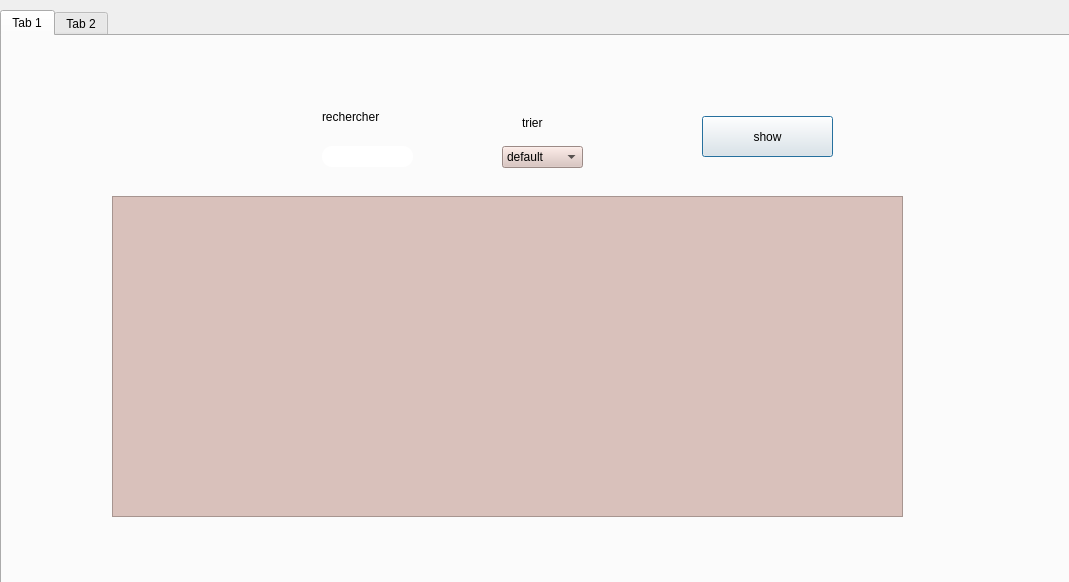
<?xml version="1.0" encoding="UTF-8"?>
<ui version="4.0">
 <class>employe</class>
 <widget class="QDialog" name="employe">
  <property name="geometry">
   <rect>
    <x>0</x>
    <y>0</y>
    <width>1069</width>
    <height>582</height>
   </rect>
  </property>
  <property name="windowTitle">
   <string>Dialog</string>
  </property>
  <widget class="QTabWidget" name="tabWidget">
   <property name="geometry">
    <rect>
     <x>0</x>
     <y>10</y>
     <width>1071</width>
     <height>581</height>
    </rect>
   </property>
   <property name="currentIndex">
    <number>0</number>
   </property>
   <widget class="QWidget" name="tab">
    <attribute name="title">
     <string>Tab 1</string>
    </attribute>
    <widget class="QLabel" name="label_5">
     <property name="geometry">
      <rect>
       <x>320</x>
       <y>70</y>
       <width>91</width>
       <height>21</height>
      </rect>
     </property>
     <property name="styleSheet">
      <string notr="true">
font: 81 10pt &quot;Rockwell Extra Bold&quot;</string>
     </property>
     <property name="text">
      <string>rechercher</string>
     </property>
    </widget>
    <widget class="QComboBox" name="tri">
     <property name="geometry">
      <rect>
       <x>500</x>
       <y>110</y>
       <width>81</width>
       <height>22</height>
      </rect>
     </property>
     <property name="styleSheet">
      <string notr="true">
background-color:#d9c1bb;


font: 81 8pt &quot;Rockwell Extra Bold&quot;</string>
     </property>
     <item>
      <property name="text">
       <string>default</string>
      </property>
     </item>
     <item>
      <property name="text">
       <string>id ↑</string>
      </property>
     </item>
     <item>
      <property name="text">
       <string>id ↓</string>
      </property>
     </item>
    </widget>
    <widget class="QLabel" name="label_38">
     <property name="geometry">
      <rect>
       <x>0</x>
       <y>-170</y>
       <width>1251</width>
       <height>911</height>
      </rect>
     </property>
     <property name="text">
      <string/>
     </property>
     <property name="pixmap">
      <pixmap>../../Downloads/back.png</pixmap>
     </property>
    </widget>
    <widget class="QPushButton" name="pushButton_2">
     <property name="geometry">
      <rect>
       <x>700</x>
       <y>80</y>
       <width>131</width>
       <height>41</height>
      </rect>
     </property>
     <property name="styleSheet">
      <string notr="true">
QPushButton

{
	background-color: rgb(72, 78, 86);
	border-style: outset;
    border-width: 2px;
    border-radius:20px;
    border-color: beige;
    font: bold 14px;;
    padding: 6px;
	color: rgb(255, 255, 255);

}

QPushButton:hover

{
	background-color: rgb(106, 227, 231);
	color: rgb(0, 0, 0);
	gridline-color: rgb(94, 118, 255);
}

QPushButton:pressed</string>
     </property>
     <property name="text">
      <string>show</string>
     </property>
    </widget>
    <widget class="QLineEdit" name="rech">
     <property name="geometry">
      <rect>
       <x>320</x>
       <y>110</y>
       <width>91</width>
       <height>21</height>
      </rect>
     </property>
     <property name="styleSheet">
      <string notr="true">border-radius: 10px;
background-color: rgb(255, 255, 255);</string>
     </property>
    </widget>
    <widget class="QTableView" name="tab_users">
     <property name="geometry">
      <rect>
       <x>110</x>
       <y>160</y>
       <width>791</width>
       <height>321</height>
      </rect>
     </property>
     <property name="styleSheet">
      <string notr="true">
background-color:#d9c1bb;


font: 81 8pt &quot;Rockwell Extra Bold&quot;</string>
     </property>
    </widget>
    <widget class="QLabel" name="label_11">
     <property name="geometry">
      <rect>
       <x>520</x>
       <y>80</y>
       <width>47</width>
       <height>14</height>
      </rect>
     </property>
     <property name="styleSheet">
      <string notr="true">
font: 81 10pt &quot;Rockwell Extra Bold&quot;</string>
     </property>
     <property name="text">
      <string>trier</string>
     </property>
    </widget>
    <zorder>label_38</zorder>
    <zorder>label_5</zorder>
    <zorder>tri</zorder>
    <zorder>pushButton_2</zorder>
    <zorder>rech</zorder>
    <zorder>tab_users</zorder>
    <zorder>label_11</zorder>
   </widget>
   <widget class="QWidget" name="tab_2">
    <attribute name="title">
     <string>Tab 2</string>
    </attribute>
    <widget class="QPushButton" name="imp">
     <property name="geometry">
      <rect>
       <x>630</x>
       <y>70</y>
       <width>131</width>
       <height>41</height>
      </rect>
     </property>
     <property name="styleSheet">
      <string notr="true">QPushButton

{
	background-color: rgb(72, 78, 86);
	border-style: outset;
    border-width: 2px;
    border-radius:20px;
    border-color: beige;
    font: bold 14px;;
    padding: 6px;
	color: rgb(255, 255, 255);

}

QPushButton:hover

{
	background-color: rgb(106, 227, 231);
	color: rgb(0, 0, 0);
	gridline-color: rgb(94, 118, 255);
}

QPushButton:pressed</string>
     </property>
     <property name="text">
      <string>imprimer</string>
     </property>
    </widget>
    <widget class="QPushButton" name="stats">
     <property name="geometry">
      <rect>
       <x>820</x>
       <y>70</y>
       <width>131</width>
       <height>41</height>
      </rect>
     </property>
     <property name="styleSheet">
      <string notr="true">QPushButton

{
	background-color: rgb(72, 78, 86);
	border-style: outset;
    border-width: 2px;
    border-radius:20px;
    border-color: beige;
    font: bold 14px;;
    padding: 6px;
	color: rgb(255, 255, 255);

}

QPushButton:hover

{
	background-color: rgb(106, 227, 231);
	color: rgb(0, 0, 0);
	gridline-color: rgb(94, 118, 255);
}

QPushButton:pressed</string>
     </property>
     <property name="text">
      <string>stats</string>
     </property>
    </widget>
    <widget class="QLabel" name="label_9">
     <property name="geometry">
      <rect>
       <x>60</x>
       <y>-170</y>
       <width>1251</width>
       <height>911</height>
      </rect>
     </property>
     <property name="text">
      <string/>
     </property>
     <property name="pixmap">
      <pixmap>../../Downloads/back.png</pixmap>
     </property>
    </widget>
    <widget class="QGraphicsView" name="graphicsView">
     <property name="geometry">
      <rect>
       <x>310</x>
       <y>150</y>
       <width>391</width>
       <height>331</height>
      </rect>
     </property>
     <property name="styleSheet">
      <string notr="true">
background-color:#d9c1bb;


font: 81 8pt &quot;Rockwell Extra Bold&quot;</string>
     </property>
    </widget>
    <zorder>label_9</zorder>
    <zorder>stats</zorder>
    <zorder>graphicsView</zorder>
    <zorder>imp</zorder>
   </widget>
  </widget>
 </widget>
 <resources/>
 <connections/>
</ui>
